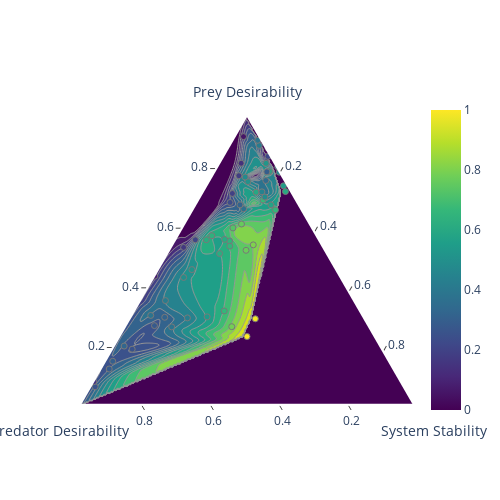

Notebook code for this chart:
### Code cell
from cadcad_machine_search.visualizations import plot_goal_ternary

control_params = list(set(sweep_params.keys()))

PREY_ABUNDANCE_THRESHOLD = (df.prey_population / df.predator_population).mean()
PREDATOR_ABUNDANCE_THRESHOLD = (df.predator_population / df.prey_population).mean()
PREY_VARIANCE_THRESHOLD = df.prey_population.std()
PREDATOR_VARIANCE_THRESHOLD = df.predator_population.std()

kpis = {'prey_abundance': lambda df: df.prey_population.mean(),
        'predator_abundance': lambda df: df.predator_population.mean(),
        'prey_variance': lambda df: 1 / df.prey_population.std(),
        'predator_variance': lambda df: 1 / df.predator_population.std(),
        }

# Define goals as sides of the triangle
goals = {}
goals['Prey Desirability'] = lambda metrics: (metrics['prey_abundance'] + metrics['prey_variance']) / 2
goals['Predator Desirability'] = lambda metrics: (metrics['predator_abundance'] + metrics['predator_variance']) / 2
goals['System Stability'] = lambda metrics: (metrics['prey_variance'] + metrics['predator_variance']) / 2
goals['combined'] = lambda goals: goals[0] + goals[1] + goals[2]

plot_goal_ternary(df, kpis, goals, control_params)
